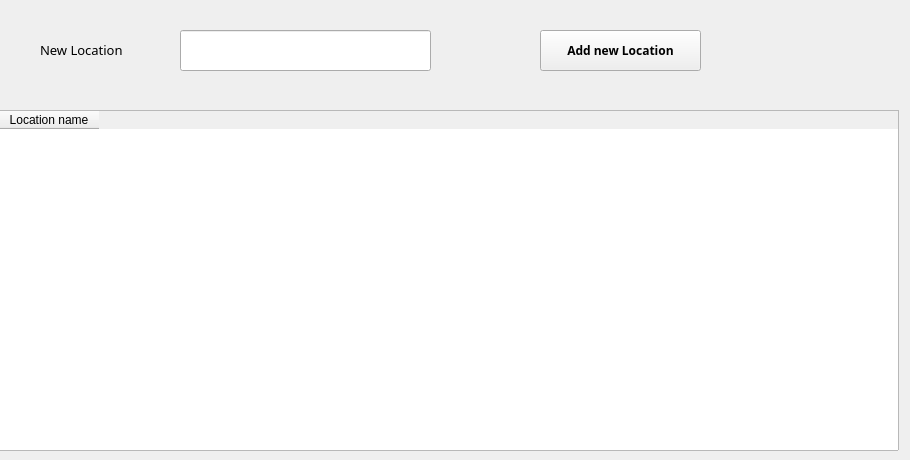
      <widget class="QWidget" name="tab_8">
       <attribute name="title">
        <string>Location</string>
       </attribute>
       <widget class="QTableWidget" name="tableWidget_4">
        <property name="geometry">
         <rect>
          <x>-2</x>
          <y>110</y>
          <width>901</width>
          <height>341</height>
         </rect>
        </property>
        <column>
         <property name="text">
          <string>Location name</string>
         </property>
        </column>
       </widget>
       <widget class="QLineEdit" name="lineEdit_20">
        <property name="geometry">
         <rect>
          <x>180</x>
          <y>30</y>
          <width>251</width>
          <height>41</height>
         </rect>
        </property>
       </widget>
       <widget class="QLabel" name="label_27">
        <property name="geometry">
         <rect>
          <x>40</x>
          <y>40</y>
          <width>131</width>
          <height>20</height>
         </rect>
        </property>
        <property name="font">
         <font>
          <family>Noto Serif Armenian</family>
          <pointsize>10</pointsize>
         </font>
        </property>
        <property name="text">
         <string>New Location</string>
        </property>
       </widget>
       <widget class="QPushButton" name="pushButton_16">
        <property name="geometry">
         <rect>
          <x>540</x>
          <y>30</y>
          <width>161</width>
          <height>41</height>
         </rect>
        </property>
        <property name="font">
         <font>
          <family>Noto Sans Armenian</family>
          <pointsize>9</pointsize>
          <weight>75</weight>
          <bold>true</bold>
         </font>
        </property>
        <property name="text">
         <string>Add new Location</string>
        </property>
       </widget>
      </widget>
